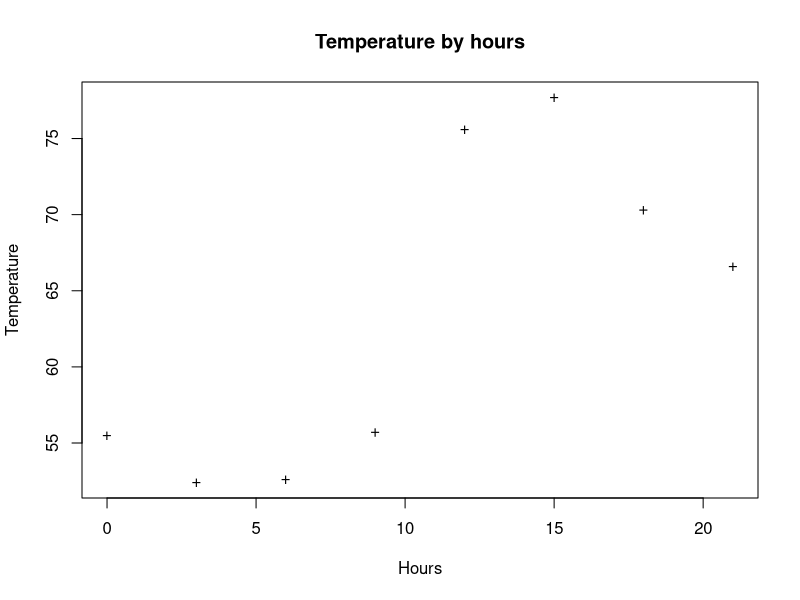
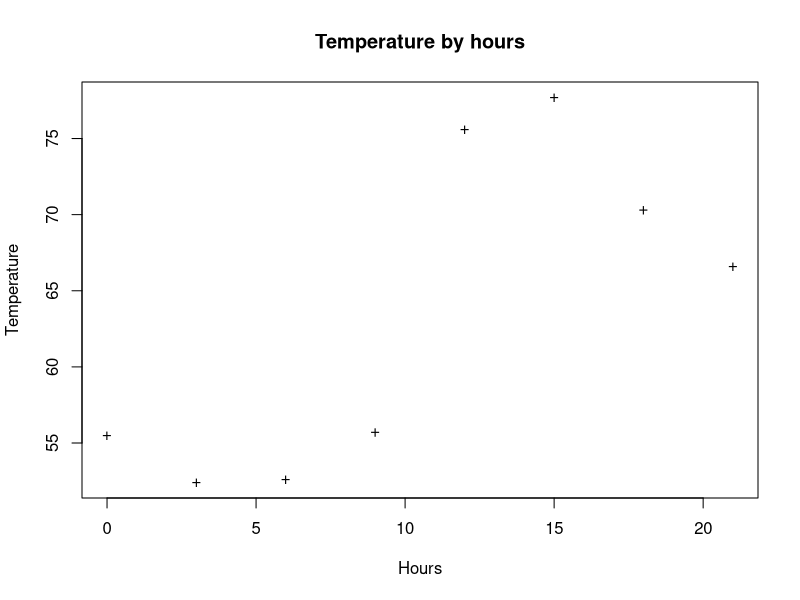

R code for these plots, in order:
# A. The first line is the hours of a day, and the second line is the recorder
# temperature at each of those times. The first value of 0 for the hours represents
# midnight.
hours <- seq(from = 0, to = 21, by = 3)
temp <- c(55.5, 52.4, 52.6, 55.7, 75.6, 77.7, 70.3, 66.6)
# B. Plots the data using black '+' symbols.
plot(hours, temp, 
     main = "Temperature by hours",
     xlab = "Hours",
     ylab = "Temperature", 
     type = "n")
points(hours, y = temp, pch = "+", col = "black")
# C. Note that it is difficult to see the point at time 0 since it fall son the
# y-axis. Change the axis range using xlim arguments to improve visualization.
plot.window(xlim = (-1:0), ylim = (-1:0))

# D. Create a function which takes as input a measure in cm and returns it in inches
# (2.54cm = 1inch).
cmToInch <- function(cm) {
  return (cm * 2.54)
}
# E. Save the plot as a .pdf file in the ./plots directory of the project. Plot it 10cm x 10cm.
# (see the arguments of the pfd() function)
pdf("./plots/tempByHours.pdf", pointsize = cmToInch(10))
plot(hours, temp, 
     main = "Temperature by hours",
     xlab = "Hours",
     ylab = "Temperature", 
     type = "n")
points(hours, y = temp, pch = "+", col = "black")
# C. Note that it is difficult to see the point at time 0 since it fall son the
# y-axis. Change the axis range using xlim arguments to improve visualization.
plot.window(xlim = (-1:0), ylim = (-1:0))
dev.off()




